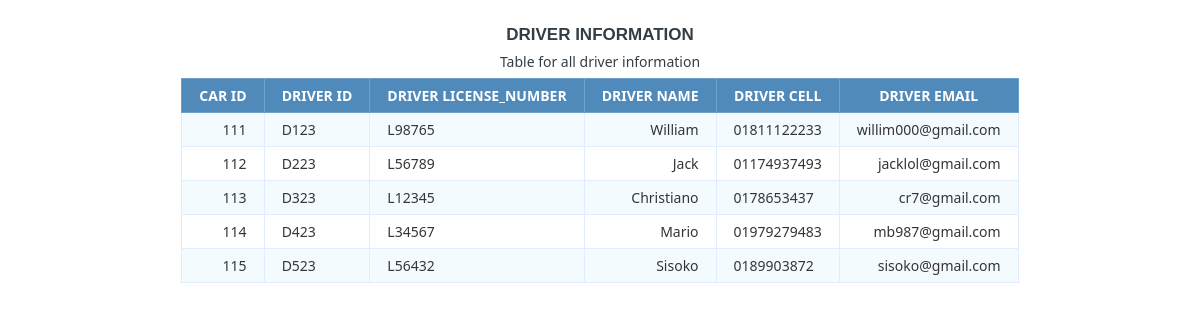
Screenshot of /Driver_view.php with the database file from the repository.
### tables this page shows
CREATE TABLE `driver_information` (
  `sl` int(20) NOT NULL,
  `Driver_ID` varchar(20) NOT NULL,
  `Car_ID` varchar(20) NOT NULL,
  `Driver_License_Number` varchar(23) NOT NULL,
  `Driver_Name` varchar(45) NOT NULL,
  `Driver_cell` varchar(34) NOT NULL,
  `Driver_Email` varchar(34) NOT NULL
);

### Driver_view.php (the view, shortened to what this page needs)
<?php
$db_host = 'localhost';
$db_user = 'root';
$db_pass = '';
$db_name = 'rent_a_car_management_system';
$conn = mysqli_connect($db_host, $db_user, $db_pass, $db_name);
$sql = 'SELECT *
		FROM driver_information';
$query = mysqli_query($conn, $sql);
?>
<html>
<head>
</head>
<body>
	<h1>Driver Information</h1>
	<table class="data-table">
		<caption class="title">Table for all driver information</caption>
		<thead>
			<tr>
			<th>Car ID</th>
				<th>Driver ID</th>
				<th>Driver License_Number</th>
				<th>Driver Name</th>
				<th>Driver cell</th>
				<th>Driver Email</th>
			</tr>
		</thead>
		<tbody>
		<?php
		while ($row = mysqli_fetch_array($query))
		{
			echo '<tr>
					<td>'.$row['Car_ID'].'</td>
					<td>'.$row['Driver_ID'].'</td>
					<td>'.$row['Driver_License_Number'].'</td>
					<td>'.$row['Driver_Name'].'</td>
					<td>'.$row['Driver_cell'].'</td>
					<td>'.$row['Driver_Email'].'</td>
				</tr>';
		}?>
		</tbody>
	</table>
</body>
</html>

### Driver_view.php (style rules this page uses)
body { font-size: 15px; color: #343d44; font-family: "segoe-ui", "open-sans", tahoma, arial; padding: 0; margin: 0; }
table { margin: auto; font-family: "Lucida Sans Unicode", "Lucida Grande", "Segoe Ui"; font-size: 12px; }
h1 { margin: 25px auto 0; text-align: center; text-transform: uppercase; font-size: 17px; }
table td { transition: all .5s; }
.data-table { border-collapse: collapse; font-size: 14px; min-width: 537px; }
.data-table th, .data-table td { border: 1px solid #e1edff; padding: 7px 17px; }
.data-table caption { margin: 7px; }
.data-table thead th { background-color: #508abb; color: #FFFFFF; border-color: #6ea1cc !important; text-transform: uppercase; }
.data-table tbody td { color: #353535; }
.data-table tbody td:first-child, .data-table tbody td:nth-child(4), .data-table tbody td:last-child { text-align: right; }
.data-table tbody tr:nth-child(odd) td { background-color: #f4fbff; }

### rows the page displays
driver_information: Car_ID "111", Driver_ID "D123", Driver_License_Number "L98765", Driver_Name "William", Driver_cell "01811122233", Driver_Email "willim000@gmail.com"
driver_information: Car_ID "112", Driver_ID "D223", Driver_License_Number "L56789", Driver_Name "Jack", Driver_cell "01174937493", Driver_Email "jacklol@gmail.com"
driver_information: Car_ID "113", Driver_ID "D323", Driver_License_Number "L12345", Driver_Name "Christiano", Driver_cell "0178653437", Driver_Email "cr7@gmail.com"
driver_information: Car_ID "114", Driver_ID "D423", Driver_License_Number "L34567", Driver_Name "Mario", Driver_cell "01979279483", Driver_Email "mb987@gmail.com"
driver_information: Car_ID "115", Driver_ID "D523", Driver_License_Number "L56432", Driver_Name "Sisoko", Driver_cell "0189903872", Driver_Email "sisoko@gmail.com"
